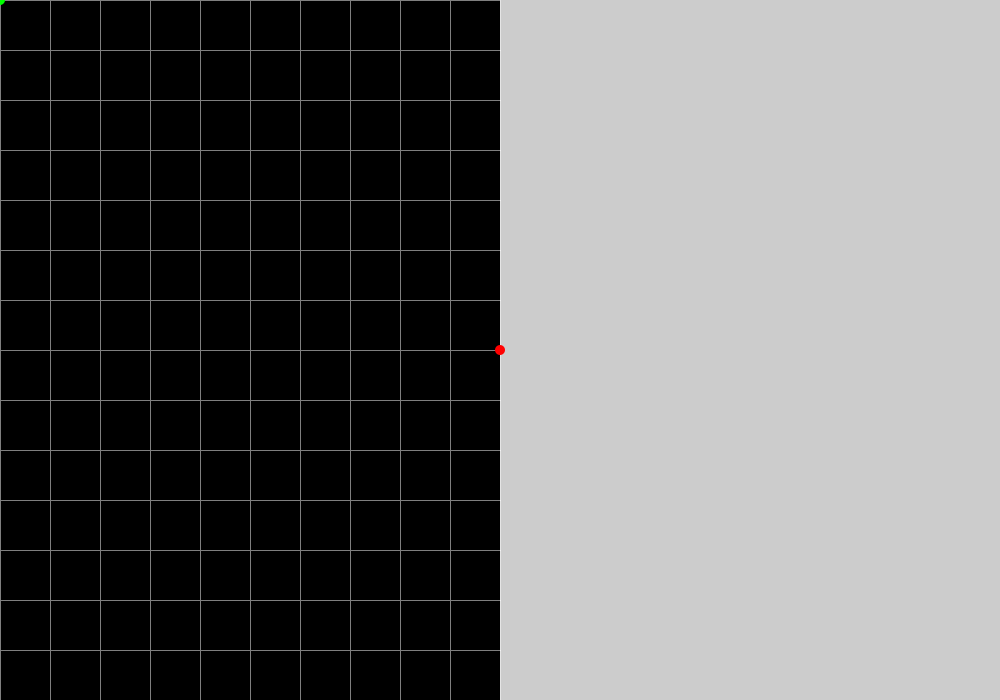
Frame 1 (no input)
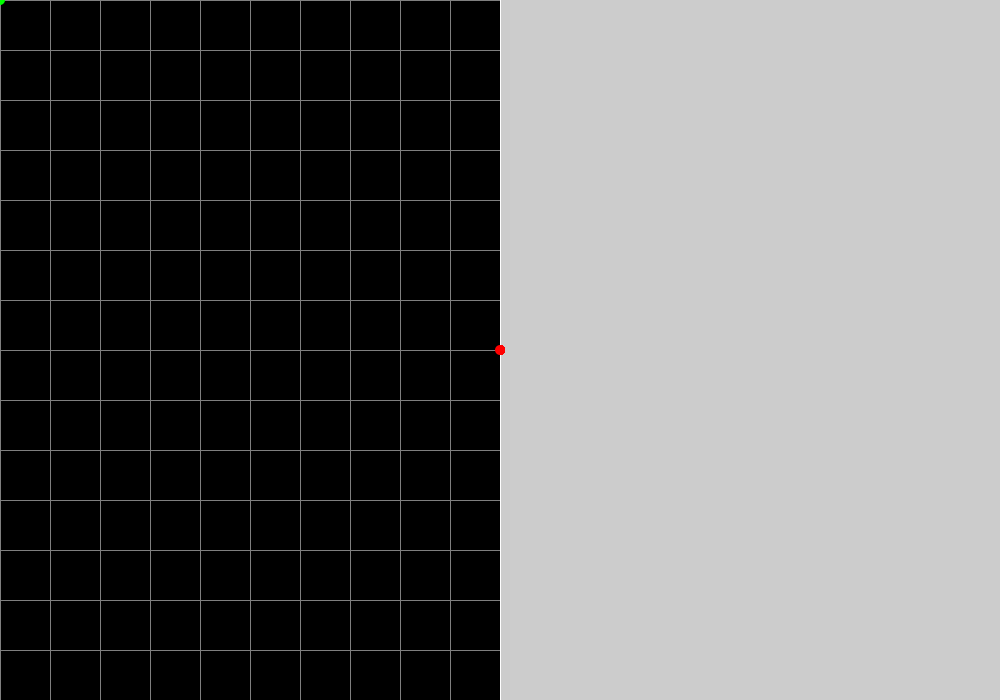
Frame 60 (the mouse pressed at the canvas centre just before this capture)
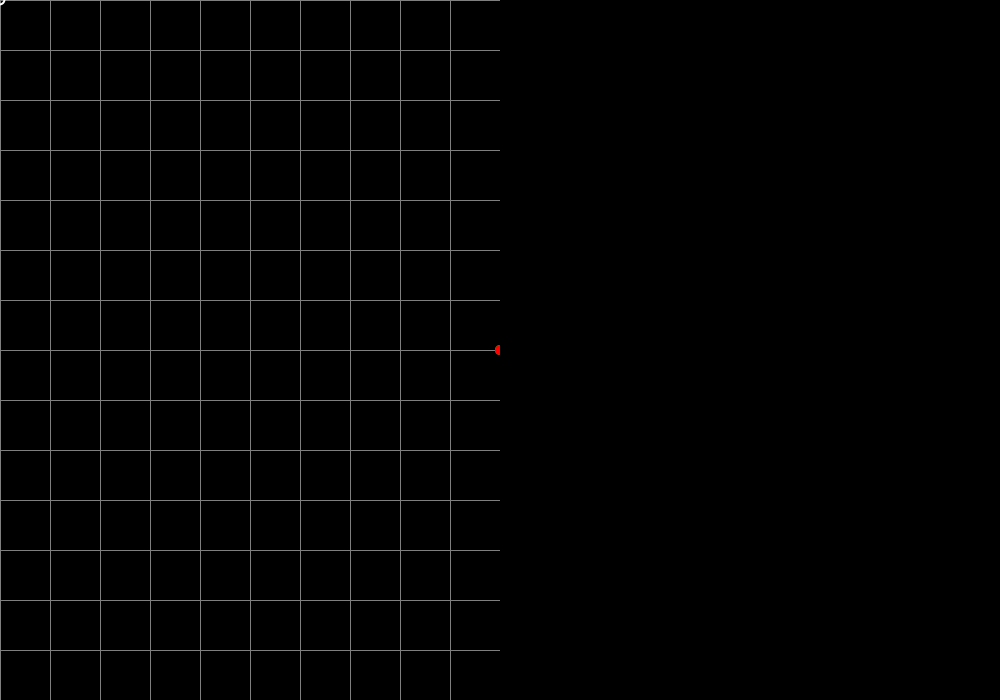
Frame 120 (the mouse held since frame 60 and released just before this capture)

The Processing sketch that drew these frames (run headless with seeded random() and noise(); from frame 60 on, the mouse is pressed at the canvas centre):

// Processing sketch: tiledWorld
// ── tiledWorld.pde
TileSpace ts;
Player a, b;

void setup()
{
  size(1000,700);
  ts = new TileSpace(10,14, 500, 700);
  a = new Player(0, 0, color(0,255,0));
  b = new Player(width/2, height/2, color(255,0,0));
}

void draw()
{
  ts.display();
  a.display();
  b.display();
  
  a.pos.set(mouseX, mouseY);
  if(mousePressed)
  {
    mouseActions();
  }
  println(ts.cellCoord(mouseX, mouseY), ts.cellCoord(b.pos.x, b.pos.y));
}

//Graphics

void dottedLine(float x1, float y1, float x2, float y2, float sparcity)
{
  float dots = dist(x1, y1, x2, y2)/sparcity;
  for(int i = 0; i <= dots; i++)
  {
    float x = lerp(x1, x2, i/dots);
    float y = lerp(y1, y2, i/dots);
    
    point(x,y);
  }
}

//User Interaction

void keyPressed()
{
  if(key == ' ')
  {
    ts.clearMap();
  }
  
  switch(key)
  {
    case 'w':
      b.pos.y -= 10;
      break;
    case 'a':
      b.pos.x -= 10;
      break;
    case 's':
      b.pos.y += 10;
      break;
    case 'd':
      b.pos.x += 10;
      break;
  }
}

void mouseActions()
{
  if(mouseButton == RIGHT)
  {
    ts.setCell(mouseX, mouseY);
  }
  else
  {
    push();
    stroke(255);
    strokeWeight(2);
    dottedLine(a.pos.x, a.pos.y, b.pos.x, b.pos.y, 10);
    colorCells(b.pos.x, b.pos.y, a.pos.x, a.pos.y);
    noFill();
    circle(rayCast(a.pos, b.pos).x, rayCast(a.pos, b.pos).y, 10);
    pop();
    render();
    
  }
}

PVector rayCast(PVector a, PVector b)
{
  PVector hit = new PVector(-1, -1);
  float l = 1/(((ts.tileWidth+ts.tileHeight)/2) * 10);
  float start = 0;
  for(int iterations = 0; iterations < 10; iterations++)
  {
    for(float i = start; i < 1; i+=l)
    {
      float x = lerp(b.x, a.x, i);
      float y = lerp(b.y, a.y, i);
      if(ts.tileMap[ts.whichCell(x, y)] == 1)
      {
        hit.set(x, y);
        start = i-l;
        l /= 2;
        break;
      }
    }
  }
  
  return hit;
}

void colorCells(float x1, float y1, float x2, float y2)
{
  float factor = dist(x1, y1, x2, y2)/10;
  PVector dir = new PVector(x2 - x1, y2 - y1).normalize();
  for(int i = 0; i < factor; i++)
  {
    float x = lerp(x1, x2, i/factor);
    float y = lerp(y1, y2, i/factor);
    
    PVector r = ts.cellCoord(x, y);
    println(r);
    if (ts.whichCell(x, y) < ts.tileMap.length)
    {
      if(ts.tileMap[ts.whichCell(x, y)] != 1)
      {
        push();
        noStroke();
        fill(0,255,0,50);
        rect(r.x*ts.tileWidth, r.y*ts.tileHeight, ts.tileWidth, ts.tileHeight);
        pop();
      }
      else
      {
        push();
        stroke(255,0,0);
        if (dir.x > 0)
        {
          line(r.x*ts.tileWidth, r.y*ts.tileHeight, r.x*ts.tileWidth, r.y*ts.tileHeight + ts.tileHeight);
        }
        else
        {
          line(r.x*ts.tileWidth + ts.tileWidth, r.y*ts.tileHeight, r.x*ts.tileWidth + ts.tileWidth, r.y*ts.tileHeight + ts.tileHeight);
        }
        
        if (dir.y > 0)
        {
          line(r.x*ts.tileWidth, r.y*ts.tileHeight, r.x*ts.tileWidth + ts.tileWidth, r.y*ts.tileHeight);
        }
        else
        {
          line(r.x*ts.tileWidth, r.y*ts.tileHeight + ts.tileHeight, r.x*ts.tileWidth + ts.tileWidth, r.y*ts.tileHeight + ts.tileHeight);
        }
        pop();
        break;
      }
    }
  }
}

// ── Player.pde
class Player
{
  PVector pos;
  color c;
  
  Player(float x, float y, color _c)
  {
    pos = new PVector(x, y);
    c = _c;
  }
  
  void display()
  {
    push();
    translate(pos.x, pos.y);
    noStroke();
    fill(c);
    circle(0,0,10);
    pop();
  }
  
}

// ── Renderer.pde
void render()
{
  push();
  translate(width/2, 0);
  float maxDist = sqrt(ts.spaceWidth*ts.spaceWidth + ts.spaceHeight*ts.spaceHeight);
  float size = map(dist(b.pos.x, b.pos.y, rayCast(a.pos, b.pos).x, rayCast(a.pos, b.pos).y), 0, maxDist, maxDist, 0);
  fill(0);
  rect(0,0,width/2, height);
  fill(0,0,255);
  rectMode(CENTER);
  if(rayCast(a.pos, b.pos).x != -1)
  {
    rect(width/4, height/2, 50, size);
  }
  pop();
}

// ── TileSpace.pde
class TileSpace
{
  int[] tileMap;
  float tileWidth, tileHeight;
  float spaceWidth, spaceHeight;
  
  TileSpace(int w, int h, int _WIDTH, int _HEIGHT)
  {
    tileWidth = _WIDTH/w;
    tileHeight = _HEIGHT/h;
    spaceWidth = _WIDTH;
    spaceHeight = _HEIGHT;
    tileMap = new int[w*h];
    for(int i = 0; i < tileMap.length; i++)
    {
      tileMap[i] = 0;
    }
  }
  
  void display()
  {
    grid();
  }
  
  void grid()
  {
    push();
    stroke(255);
    strokeWeight(0.5);
    for(int y = 0; y < spaceHeight/tileHeight; y++)
    {
      for(int x = 0; x < spaceWidth/tileWidth; x++)
      {
        fill(tileMap[int(x + y*(spaceWidth/tileWidth))] == 1 ? color(0,120, 255) : color(0));
        rect(x*tileWidth, y*tileHeight, tileWidth, tileHeight);
      }
    }
    pop();
  }
  
  void setCell(float x, float y)
  {
    tileMap[whichCell(x, y)] = 1;
  }
  
  void clearMap()
  {
    for(int i = 0; i < tileMap.length; i++)
    {
      tileMap[i] = 0;
    }
  }
  
  PVector cellCoord(float x, float y)
  {
    int cX = floor((x/spaceWidth)*(spaceWidth/tileWidth));
    int cY = floor((y/spaceHeight)*(spaceHeight/tileHeight));
    
    return new PVector(cX, cY);
  }
  
  int whichCell(float x, float y)
  {
    int cell = floor(((x/spaceWidth)*(spaceWidth/tileWidth) + (floor((y/spaceHeight)*(spaceHeight/tileHeight)))*(spaceWidth/tileWidth)));
    
    return cell;
  }
}
